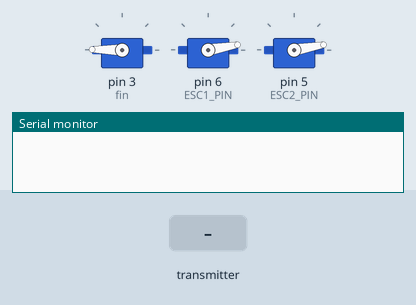
Simulated run of this sketch. Board: Arduino Nano, built with avr-gcc and run on an emulated ATmega328P. On the bench: 3 × servo, the last lines printed to the serial monitor. Inputs (shaded band) come from the test bench. No radio packets arrive unless stated.

Above: at 18.8 s.
18.9 s: the transmitter starts sending receivedData.0 = 0
At 20.0 s:
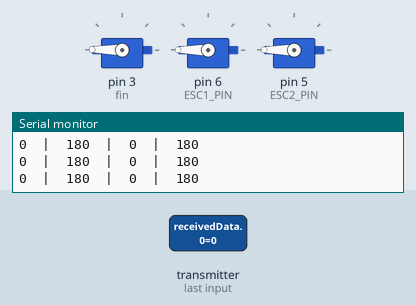
20.4 s: the transmitter starts sending receivedData.1 = 256
At 21.2 s:
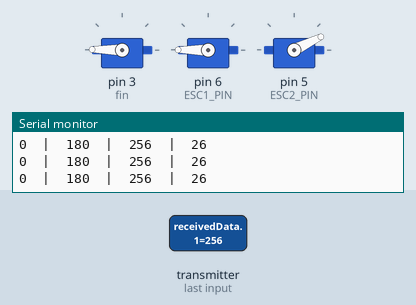
21.9 s: the transmitter starts sending receivedData.0 = 256
At 22.3 s:
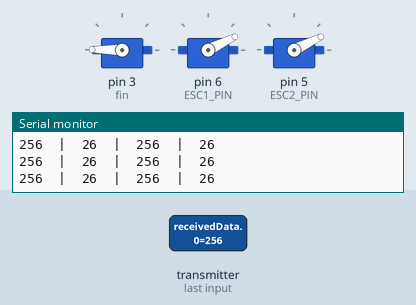
23.4 s: the transmitter starts sending receivedData.0 = 1023
At 24.6 s:
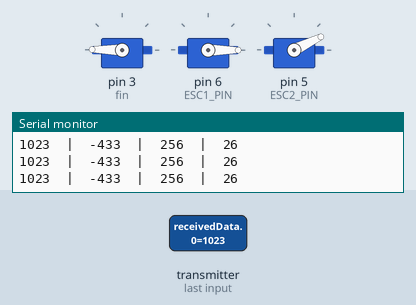
24.9 s: the transmitter starts sending receivedData.1 = 512
At 25.8 s:
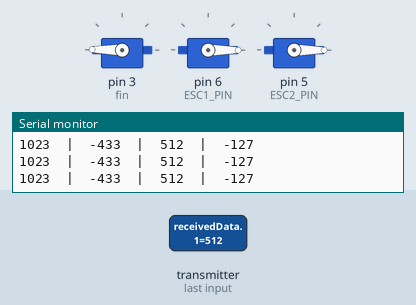
27.9 s: the transmitter starts sending receivedData.0 = 0
At 29.3 s:
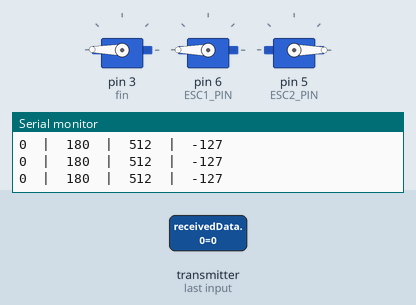
Timing chart, 0 to 30.4 s (numbered marks = the images above; inputs shaded):
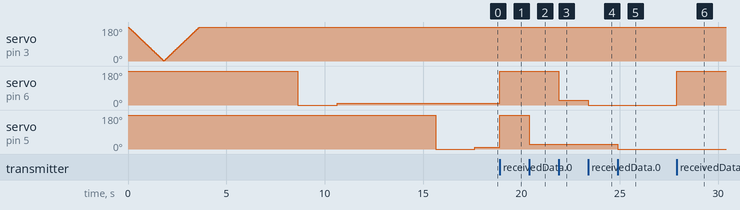

Measured:
- after the input at 18.9 s, servo on pin 6 (ESC1_PIN), servo on pin 5 (ESC2_PIN): 10° → 180° at once
- after the input at 20.4 s, servo on pin 5 (ESC2_PIN): 180° → 26° at once
- after the input at 21.9 s, servo on pin 6 (ESC1_PIN): 180° → 26° at once
- after the input at 23.4 s, servo on pin 6 (ESC1_PIN): 26° → 0° at once
- after the input at 24.9 s, servo on pin 5 (ESC2_PIN): 26° → 0° at once
- after the input at 27.9 s, servo on pin 6 (ESC1_PIN): 0° → 180° at once

The sketch:

BoatReceiver.ino
```cpp
//https://www.fambach.net/rf-nano/
#include <SPI.h>
#include <nRF24L01.h>
#include <RF24.h>

RF24 radio(10, 9); // CE, CSN
const byte address[6] = "00001"; // the address the the module
///pins D10,D9,D13,D4,D5 : DO NOT USE THESE PINS
#include <Servo.h>
#define ESC1_PIN 6
#define ESC2_PIN 5
Servo esc1;
Servo esc2;
Servo fin;

void setup() {
  Serial.begin(9600);

  radio.begin();
  radio.openReadingPipe(0, address);
  radio.setPALevel(RF24_PA_MAX);
  radio.startListening();

  fin.attach(3);
  for(int i=180;i>0;i--){
    fin.write(i);
    delay(10);
  }
  for(int i=0;i<180;i++){
    fin.write(i);
    delay(10);
  }

  esc1.attach(ESC1_PIN, 1000, 2000);
  esc1.write(180);
  delay(5000);
  esc1.write(0);
  delay(2000);
  esc1.write(10);

  esc2.attach(ESC2_PIN, 1000, 2000);
  esc2.write(180);
  delay(5000);
  esc2.write(0);
  delay(2000);
  esc2.write(10);


}

void loop() {
  if (radio.available()) {
    int receivedData[2];
    radio.read(&receivedData, sizeof(receivedData));

    int throttleCW = receivedData[0];
    int throttleCCW = receivedData[1];

    int motorCW = map(throttleCW, 300, 0, 0, 180);
    int motorCCW = map(throttleCCW, 300, 0, 0, 180);
    int rudder;

    // if (motorCW>(motorCCW*2)) rudder= map(motorCW, 0, 180, 90, 135);
    // else if(motorCCW>(motorCW*2)) rudder= map(motorCCW, 0, 180, 90, 45);
    // else rudder=90;

    // Control the motors
    esc1.write(motorCW);
    esc2.write(motorCCW);
    // fin.write(rudder);

    Serial.print(throttleCW);
    Serial.print("  |  ");
    Serial.print(motorCW);
    Serial.print("  |  ");
    Serial.print(throttleCCW);
    Serial.print("  |  ");
    Serial.println(motorCCW);
  }

}
```
